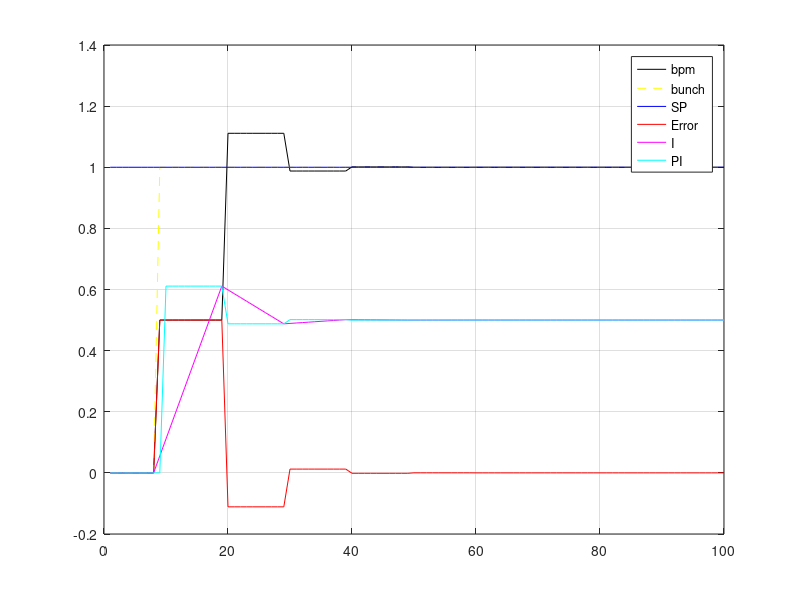

Reproduce this figure in MATLAB.
clear all

B=100;                 % number of bunches
BS=1;                 % bunch spacing
FB_DEL=9;             % feedback delay in buckets
%BPM_SMP_DEL=10;       % bpm valid delay with respect to bucket trigger
%ERR_CMP=6;            % error computation time
%ACC_CMP=11;           % integrator computation time
%PI_CMP=6;             % P+I computation time
%tb=48;                % samples per bucket
%smp = tb*B ;          % all simulation samples
t=1:B;            % time domain vector
Kp=1;               % P gain
Ki=1/9;             % I gain
FB_ON=1;              % enable feedback
I_APPLY=FB_DEL+1;
I_SHIFT=1;

%bkt_trg = zeros(1, smp);
%bkt_trg(1:tb:end) = 0.5;
bpm = zeros(2, B);  % 1 - position, 3 - bunch trigger
bpm(1,:) = linspace(0.5, 0.5, B);
bpm(1,1:FB_DEL-1) = 0;
bpm(2,FB_DEL:BS:end) = 1;

err = zeros(2, B); % 1 - error value, 2 - error valid
%err(2,FB_DEL*tb+BPM_SMP_DEL+ERR_CMP:tb*BS:end) = 1;

acc = zeros(2, B); % 1 - acc value, 2 - acc valid
%acc(2,FB_DEL*tb+BPM_SMP_DEL+ERR_CMP+ACC_CMP:tb:end) = 1;

p = zeros(3, B); % 1 - values, 2 - counter, 3 - trigger
%p = ones(1, smp); % 1 - values, 2 - counter, 3 - trigger
%p(3,FB_DEL*tb+BPM_SMP_DEL+ERR_CMP+1:tb:end) = 1; 

it = zeros(1, B); % 1 - values, 2 - counter, 3 - trigger

pi = zeros(2, B); % 1 - values, 2 - counter, 3 - trigger
%pi(2,FB_DEL*tb+BPM_SMP_DEL+ERR_CMP+PI_CMP:tb:end) = 1; 

sp = 1*ones(1, B);
%fb_k = zeros(2, B);
%fb_i = zeros(2, B);
fb_cnt = 1;
%start = 0;
in = 0;
for b=1:B   % for each bucket
    % bpm position - repeat the received sample 48 samples * BS
    if bpm(2, b) % bpm valid
      if FB_ON
        if b > (FB_DEL+1)
          bpm(1, b) = bpm(1, b) + pi(1, b-FB_DEL-1);
        end
      end
    else   % repeat previous bunch
      if b>1
        bpm(1, b) = bpm(1, b-1);
      end
    end 
    % calculate error
    if bpm(2, b)
      err(1, b) = sp(b) - bpm(1, b);
    else % repeate previous position error
      if b>1
        err(1, b) = err(1, b-1);
      end
    end    
    % calculate integrator
    %if bpm(2,b)
    if b>1
      acc(1, b) = acc(1, b-1) + Ki*err(1,b);
    end
    %end
    % feedback gate
    %if bpm(2,b)
    if b>FB_DEL
      if fb_cnt == I_SHIFT
        in = acc(1,b);
      end
      if fb_cnt == 1
        fb_cnt = I_APPLY;
      else
        fb_cnt = fb_cnt - 1;
      end
      pi(1, b) = Kp*(err(1,b)+in);
      pi(2,b) = fb_cnt;
    end
%     if p(3, i)
%       p(1, i:i+tb-1) = err(1, i-1);
%       if p(2, i-1) == 1
%         p(2, i:i+tb-1) = FB_DEL-1;
%       else
%         p(2, i:i+tb-1) = p(2,i-1)-1;
%       end
%       if p(2, i-1) == 1
%         it(1, (i+tb):i+tb*(FB_DEL+1)-1) = acc(1,i);
%       end 
%     end
%     if pi(2, i)
%         pi(1, i:i+tb*(FB_DEL-1)) = Kp*(p(1, i) + it(1, i));      
%     end
%     
%     
%     % feedback i
%     if bkt_trg(i) 
%     end 
%     % feedback k
%     if bkt_trg(i) 
%     %  fb_k(1, i+FB_K_CMP) = Ki*err(1,i);
%     %  fb_k(2, i+FB_K_CMP) = 1;
%     else
%     %  fb_k(1, i+FB_K_CMP) = fb_k(1, i+FB_K_CMP-1);
%     end
%   end
end

% plots 
figure(1)
clf
%hold on
plot(t, bpm(1,:), 'k')
hold on
plot(t, bpm(2,:), 'y--') % plot trigger
plot(t, sp, 'b') % plot sp
plot(t, err(1,:), 'r')
plot(t, acc(1,:), 'm')
plot(t, pi(1,:), 'c')
%plot(t, pi(2,:)/10, 'b')
%plot(t, p(2,1:smp)./100, 'k')
grid on
legend('bpm', 'bunch','SP', 'Error', 'I', 'PI')
%legend('bucket trigger', 'bpm', 'SP', 'Error', 'Integrator', 'Propotional', 'PI')
%title(['Bunches: ' num2str(B) ', Space: ' num2str(BS) ', Ki=' num2str(Ki) ', Kp=' num2str(Kp)])